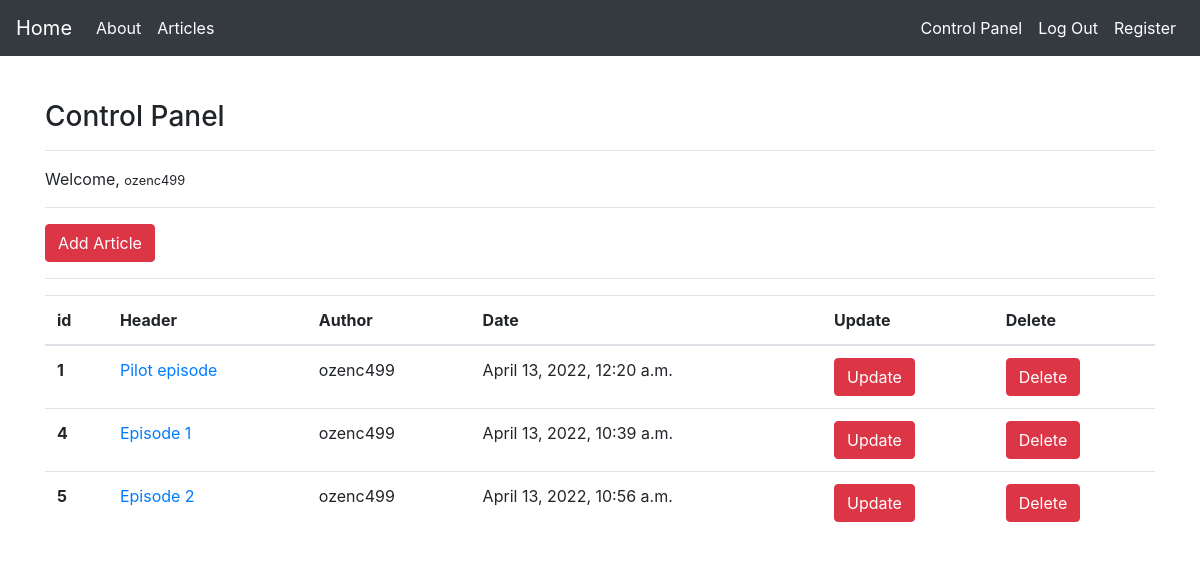
Screenshot of /articles/dashboard/ (signed in) with the database file from the repository.
### article/models.py (models this page shows, shortened)
class Article(models.Model):  # table name Article
    author = models.ForeignKey("auth.User", on_delete=models.CASCADE, verbose_name="Writer")
    '''
    We will use ready user table. we will write a foreign key shows that user table.
    author points auth.User table, if we want to show/point another tables, we always use Foreignkey.
    '''
    title = models.CharField(max_length=50, verbose_name="Header")
    content = RichTextField(verbose_name="Text Field")
    created_date = models.DateTimeField(auto_now_add=True)
    article_image = models.FileField(blank=True, null=True, verbose_name="Add an image")
    '''
    (blank=True, null=True) means this Field is not mandatory.
    When this article is created ?
    When we add a data into DB, it is going to insert the date automatically with "auto_now_add=True"
    Admin panelde article olusturdugumuzda herbiri "article object1..n " adi ile olusturuluyor.
    Eger biz bu olusturulan articlelari acmadan ne hakinda yazildigi hakkinda onceden bilgi sahibi olmak istersek
    title' in gosterilmesini isteyebiliriz. onun icinde str fonksiyonunu kullanabiliriz.
    '''
    '''
    To personalize the Admin panel, We modified the admin.py script. We used decorator in line 14 in admin.py.
    '''

### article/views.py (the view)
# urls.py: path('dashboard/', views.dashboard, name="dashboard"),
@login_required(login_url="user:login")
def dashboard(request):
    articles = Article.objects.filter(author=request.user)
    context = {
        "articles": articles
    }
    return render(request, "dashboard.html", context)

### templates/dashboard.html (shortened to what this page needs)
{% extends "layout.html" %}
{% block body %}
<h3>Control Panel</h3>
<hr>
<p>
    Welcome, <small>{{request.user.username}}</small>
</p>
<hr>
<a class = " btn btn-danger" href = "/articles/addarticle">Add Article</a>
<hr>
{% if articles %}
<table class="table">
  <thead>
    <tr>
      <th scope="col">id</th>
      <th scope="col">Header</th>
      <th scope="col">Author</th>
      <th scope="col">Date</th>
      <th scope="col">Update</th>
      <th scope="col">Delete</th>
    </tr>
  </thead>
  <tbody>
    {% for article in articles %}
     <tr>
      <th scope="row">{{article.id}}</th>
      <td><a href="/articles/article/{{article.id}}">{{article.title}}</a></td>
      <td>{{article.author.username}}</td>
      <td>{{article.created_date}}</td>
      <td><a href="/articles/update/{{article.id}}" class = "btn btn-danger">Update</a></td>
      <td><a href="/articles/delete/{{article.id}}" class = "btn btn-danger">Delete</a></td>
    </tr>
    {% endfor %}
  </tbody>
</table>
{% else %}
<div class = " alert alert-danger"> You do not have any articles yet..</div>
{% endif %}
{% endblock body %}

### rows the page displays
Article: id "1", title "Pilot episode", author.username "ozenc499", created_date "April 13, 2022, 12:20 a.m."
Article: id "4", title "Episode 1", author.username "ozenc499", created_date "April 13, 2022, 10:39 a.m."
Article: id "5", title "Episode 2", author.username "ozenc499", created_date "April 13, 2022, 10:56 a.m."

### other values shown
{{ request.user.username }} "ozenc499"
